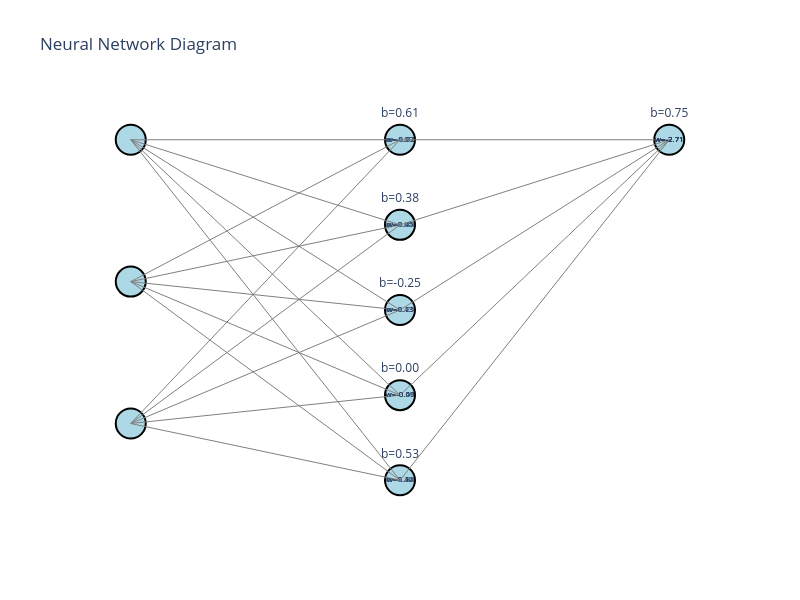

The cell this chart's notebook holds for it:
### Code cell
# import plotly.graph_objects as go
import numpy as np

def draw_neural_network_plotly(model):
    """
    Draws a neural network diagram with weights and biases using Plotly.
    
    Args:
        model: PyTorch model (SimpleNN) to extract weights and biases.
    """
    # Extract weights and biases from the model
    weights_1 = model.fc1.weight.detach().numpy()
    biases_1 = model.fc1.bias.detach().numpy()
    weights_2 = model.fc2.weight.detach().numpy()
    biases_2 = model.fc2.bias.detach().numpy()
    
    # Define layer sizes
    input_size = weights_1.shape[1]
    hidden_size = weights_1.shape[0]
    output_size = weights_2.shape[0]
    layer_sizes = [input_size, hidden_size, output_size]
    
    # Define horizontal and vertical spacing
    h_spacing = 1.0 / (len(layer_sizes) - 1)
    v_spacing = 1.0 / max(layer_sizes)
    
    # Store node positions
    positions = {}
    for i, layer_size in enumerate(layer_sizes):
        for j in range(layer_size):
            x = i * h_spacing
            y = 1 - j * v_spacing * (max(layer_sizes) / layer_size)  # Center nodes vertically
            positions[(i, j)] = (x, y)
    
    # Create Plotly figure
    fig = go.Figure()
    
    # Add nodes with biases
    for (i, j), (x, y) in positions.items():
        bias = None
        if i == 1:  # Hidden layer
            bias = biases_1[j]
        elif i == 2:  # Output layer
            bias = biases_2[j]
        
        fig.add_trace(go.Scatter(
            x=[x], y=[y],
            mode='markers+text',
            marker=dict(size=30, color='lightblue', line=dict(width=2, color='black')),
            text=f"b={bias:.2f}" if bias is not None else "",
            textposition="top center",
            showlegend=False
        ))
    
    # Add edges with weights
    for i, (layer_size_a, layer_size_b) in enumerate(zip(layer_sizes[:-1], layer_sizes[1:])):
        for j in range(layer_size_a):
            for k in range(layer_size_b):
                x1, y1 = positions[(i, j)]
                x2, y2 = positions[(i + 1, k)]
                weight = weights_1[k, j] if i == 0 else weights_2[0, k]
                fig.add_trace(go.Scatter(
                    x=[x1, x2], y=[y1, y2],
                    mode='lines+text',
                    line=dict(color='gray', width=1),
                    text=[None, f"w={weight:.2f}"],
                    textposition="middle center",
                    textfont=dict(size=8),
                    showlegend=False
                ))
    
    # Update layout
    fig.update_layout(
        title="Neural Network Diagram",
        xaxis=dict(showgrid=False, zeroline=False, showticklabels=False),
        yaxis=dict(showgrid=False, zeroline=False, showticklabels=False),
        plot_bgcolor='white',
        width=800,
        height=600
    )
    
    # Show the figure
    fig.show()

# Call the function to draw the neural network
draw_neural_network_plotly(model)

### Figure 1 — Plotly figure (JSON) as saved in the notebook; plotly's stock layout.template omitted (floating-point values rounded to 4 significant figures)
{"data": [{"marker": {"color": "lightblue", "line": {"color": "black", "width": 2}, "size": 30}, "mode": "markers+text", "showlegend": false, "text": "", "textposition": "top center", "type": "scatter", "x": [0], "y": [1]}, {"marker": {"color": "lightblue", "line": {"color": "black", "width": 2}, "size": 30}, "mode": "markers+text", "showlegend": false, "text": "", "textposition": "top center", "type": "scatter", "x": [0], "y": [0.6667]}, {"marker": {"color": "lightblue", "line": {"color": "black", "width": 2}, "size": 30}, "mode": "markers+text", "showlegend": false, "text": "", "textposition": "top center", "type": "scatter", "x": [0], "y": [0.3333]}, {"marker": {"color": "lightblue", "line": {"color": "black", "width": 2}, "size": 30}, "mode": "markers+text", "showlegend": false, "text": "b=0.61", "textposition": "top center", "type": "scatter", "x": [0.5], "y": [1]}, {"marker": {"color": "lightblue", "line": {"color": "black", "width": 2}, "size": 30}, "mode": "markers+text", "showlegend": false, "text": "b=0.38", "textposition": "top center", "type": "scatter", "x": [0.5], "y": [0.8]}, {"marker": {"color": "lightblue", "line": {"color": "black", "width": 2}, "size": 30}, "mode": "markers+text", "showlegend": false, "text": "b=-0.25", "textposition": "top center", "type": "scatter", "x": [0.5], "y": [0.6]}, {"marker": {"color": "lightblue", "line": {"color": "black", "width": 2}, "size": 30}, "mode": "markers+text", "showlegend": false, "text": "b=0.00", "textposition": "top center", "type": "scatter", "x": [0.5], "y": [0.4]}, {"marker": {"color": "lightblue", "line": {"color": "black", "width": 2}, "size": 30}, "mode": "markers+text", "showlegend": false, "text": "b=0.53", "textposition": "top center", "type": "scatter", "x": [0.5], "y": [0.2]}, {"marker": {"color": "lightblue", "line": {"color": "black", "width": 2}, "size": 30}, "mode": "markers+text", "showlegend": false, "text": "b=0.75", "textposition": "top center", "type": "scatter", "x": [1], "y": [1]}, {"line": {"color": "gray", "width": 1}, "mode": "lines+text", "showlegend": false, "text": [null, "w=-0.02"], "textfont": {"size": 8}, "textposition": "middle center", "type": "scatter", "x": [0, 0.5], "y": [1, 1]}, {"line": {"color": "gray", "width": 1}, "mode": "lines+text", "showlegend": false, "text": [null, "w=0.45"], "textfont": {"size": 8}, "textposition": "middle center", "type": "scatter", "x": [0, 0.5], "y": [1, 0.8]}, {"line": {"color": "gray", "width": 1}, "mode": "lines+text", "showlegend": false, "text": [null, "w=1.13"], "textfont": {"size": 8}, "textposition": "middle center", "type": "scatter", "x": [0, 0.5], "y": [1, 0.6]}, {"line": {"color": "gray", "width": 1}, "mode": "lines+text", "showlegend": false, "text": [null, "w=-0.57"], "textfont": {"size": 8}, "textposition": "middle center", "type": "scatter", "x": [0, 0.5], "y": [1, 0.4]}, {"line": {"color": "gray", "width": 1}, "mode": "lines+text", "showlegend": false, "text": [null, "w=0.36"], "textfont": {"size": 8}, "textposition": "middle center", "type": "scatter", "x": [0, 0.5], "y": [1, 0.2]}, {"line": {"color": "gray", "width": 1}, "mode": "lines+text", "showlegend": false, "text": [null, "w=1.80"], "textfont": {"size": 8}, "textposition": "middle center", "type": "scatter", "x": [0, 0.5], "y": [0.6667, 1]}, {"line": {"color": "gray", "width": 1}, "mode": "lines+text", "showlegend": false, "text": [null, "w=1.05"], "textfont": {"size": 8}, "textposition": "middle center", "type": "scatter", "x": [0, 0.5], "y": [0.6667, 0.8]}, {"line": {"color": "gray", "width": 1}, "mode": "lines+text", "showlegend": false, "text": [null, "w=-1.25"], "textfont": {"size": 8}, "textposition": "middle center", "type": "scatter", "x": [0, 0.5], "y": [0.6667, 0.6]}, {"line": {"color": "gray", "width": 1}, "mode": "lines+text", "showlegend": false, "text": [null, "w=-0.46"], "textfont": {"size": 8}, "textposition": "middle center", "type": "scatter", "x": [0, 0.5], "y": [0.6667, 0.4]}, {"line": {"color": "gray", "width": 1}, "mode": "lines+text", "showlegend": false, "text": [null, "w=1.42"], "textfont": {"size": 8}, "textposition": "middle center", "type": "scatter", "x": [0, 0.5], "y": [0.6667, 0.2]}, {"line": {"color": "gray", "width": 1}, "mode": "lines+text", "showlegend": false, "text": [null, "w=-1.73"], "textfont": {"size": 8}, "textposition": "middle center", "type": "scatter", "x": [0, 0.5], "y": [0.3333, 1]}, {"line": {"color": "gray", "width": 1}, "mode": "lines+text", "showlegend": false, "text": [null, "w=-1.44"], "textfont": {"size": 8}, "textposition": "middle center", "type": "scatter", "x": [0, 0.5], "y": [0.3333, 0.8]}, {"line": {"color": "gray", "width": 1}, "mode": "lines+text", "showlegend": false, "text": [null, "w=0.43"], "textfont": {"size": 8}, "textposition": "middle center", "type": "scatter", "x": [0, 0.5], "y": [0.3333, 0.6]}, {"line": {"color": "gray", "width": 1}, "mode": "lines+text", "showlegend": false, "text": [null, "w=-0.09"], "textfont": {"size": 8}, "textposition": "middle center", "type": "scatter", "x": [0, 0.5], "y": [0.3333, 0.4]}, {"line": {"color": "gray", "width": 1}, "mode": "lines+text", "showlegend": false, "text": [null, "w=-1.84"], "textfont": {"size": 8}, "textposition": "middle center", "type": "scatter", "x": [0, 0.5], "y": [0.3333, 0.2]}, {"line": {"color": "gray", "width": 1}, "mode": "lines+text", "showlegend": false, "text": [null, "w=-2.71"], "textfont": {"size": 8}, "textposition": "middle center", "type": "scatter", "x": [0.5, 1], "y": [1, 1]}, {"line": {"color": "gray", "width": 1}, "mode": "lines+text", "showlegend": false, "text": [null, "w=-2.71"], "textfont": {"size": 8}, "textposition": "middle center", "type": "scatter", "x": [0.5, 1], "y": [0.8, 1]}, {"line": {"color": "gray", "width": 1}, "mode": "lines+text", "showlegend": false, "text": [null, "w=-2.71"], "textfont": {"size": 8}, "textposition": "middle center", "type": "scatter", "x": [0.5, 1], "y": [0.6, 1]}, {"line": {"color": "gray", "width": 1}, "mode": "lines+text", "showlegend": false, "text": [null, "w=-2.71"], "textfont": {"size": 8}, "textposition": "middle center", "type": "scatter", "x": [0.5, 1], "y": [0.4, 1]}, {"line": {"color": "gray", "width": 1}, "mode": "lines+text", "showlegend": false, "text": [null, "w=-2.71"], "textfont": {"size": 8}, "textposition": "middle center", "type": "scatter", "x": [0.5, 1], "y": [0.2, 1]}], "layout": {"height": 600, "plot_bgcolor": "white", "title": {"text": "Neural Network Diagram"}, "width": 800, "xaxis": {"showgrid": false, "showticklabels": false, "zeroline": false}, "yaxis": {"showgrid": false, "showticklabels": false, "zeroline": false}}}
